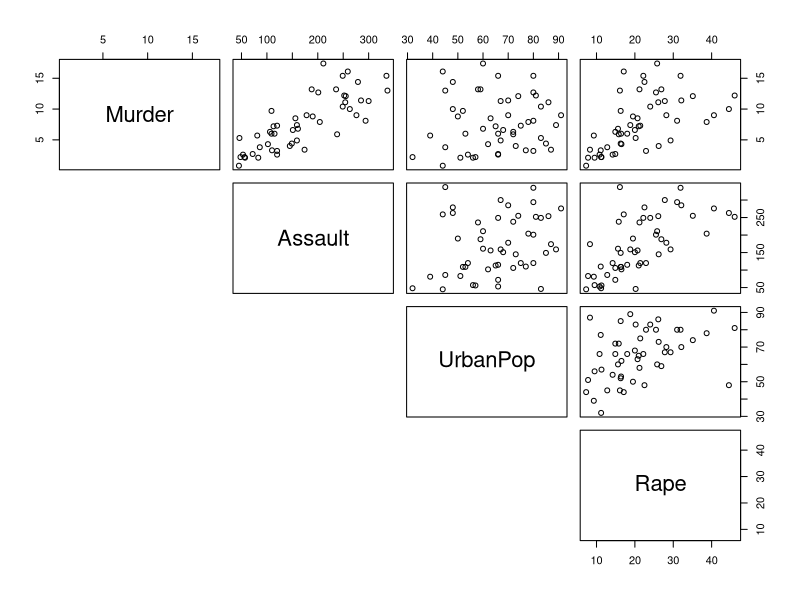
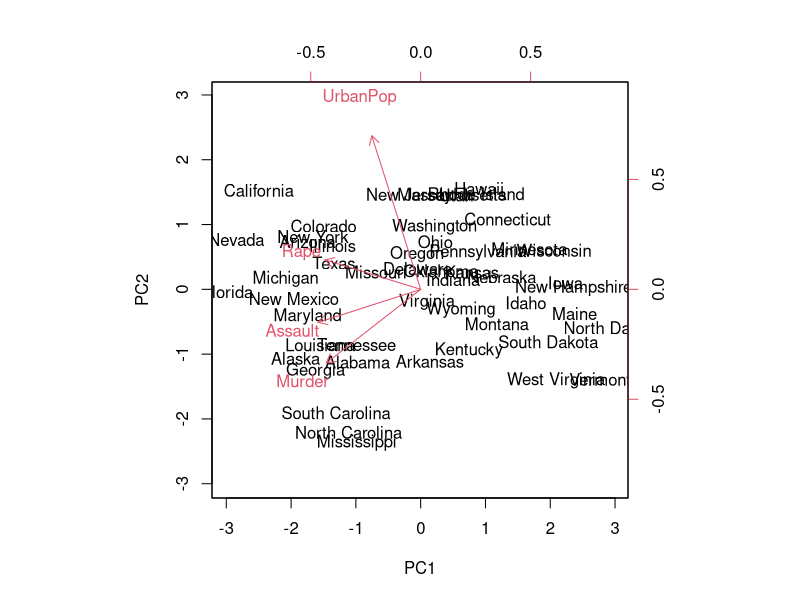
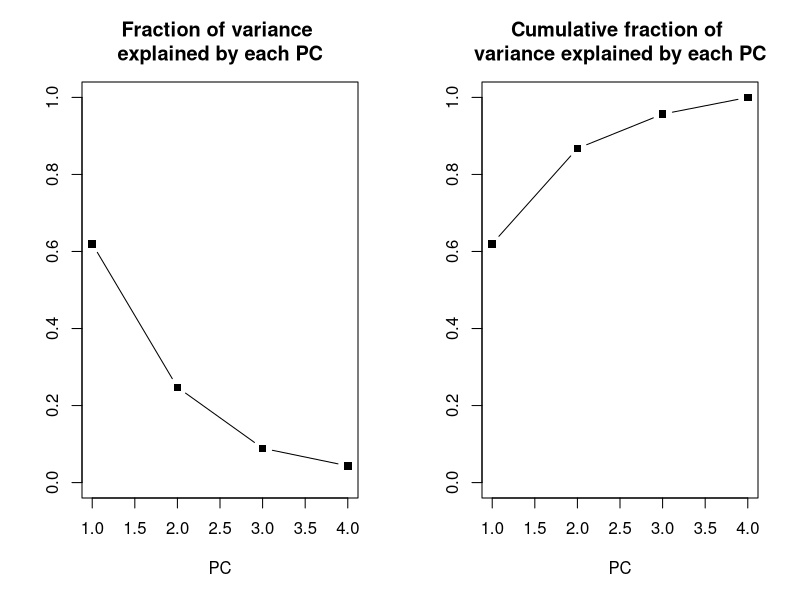

Source code (R) for these figures, in order:
## ---- chunk 1
knitr::opts_chunk$set(echo = TRUE)
## ---- chunk 2

# Columns
# 
# Murder - Murder arrests (per 100,000)
# Assault -	Assault arrests (per 100,000)
# UrbanPop - Percent urban population
# Rape - Rape arrests (per 100,000)

dim(USArrests)
names(USArrests)

# Crime rates across all states - mean & sd
apply(USArrests, 2, mean)
apply(USArrests, 2, var)

# UrbanPop is not comparable to other covariates which are measured per 100,000 individuals
# UrbanPop also has very high variance compared to other covariates and will dominate the PCs
# Solution is to scale all covariates to have mean 0 and variance 1
pairs(USArrests, lower.panel=NULL)

# mean-centering is performed by default
# scale=TRUE => scale to have sd = 1
pr.out <- prcomp(USArrests, scale=TRUE) 
dim(pr.out)
names(pr.out)
# [1] "sdev"     "rotation" "center"   "scale"    "x"    
# 
# rotation = matrix of PC loadings, i.e., weights by which each covariate must be multiplied to get PC
# x = PC score vectors as columns, i.e., rotation x data

biplot(pr.out, scale=0)

# Variance explained by each PC
v = pr.out$sdev^2
v

# Fraction of variance explained by each PC
pve = v/sum(v)

par(mfrow=c(1,2))
plot(pve, main="Fraction of variance \nexplained by each PC", xlab="PC", ylab="", ylim=c(0,1), pch=15, type='b')

plot(cumsum(pve), main="Cumulative fraction of \nvariance explained by each PC", xlab="PC", ylab="", ylim=c(0,1), pch=15, type='b')


